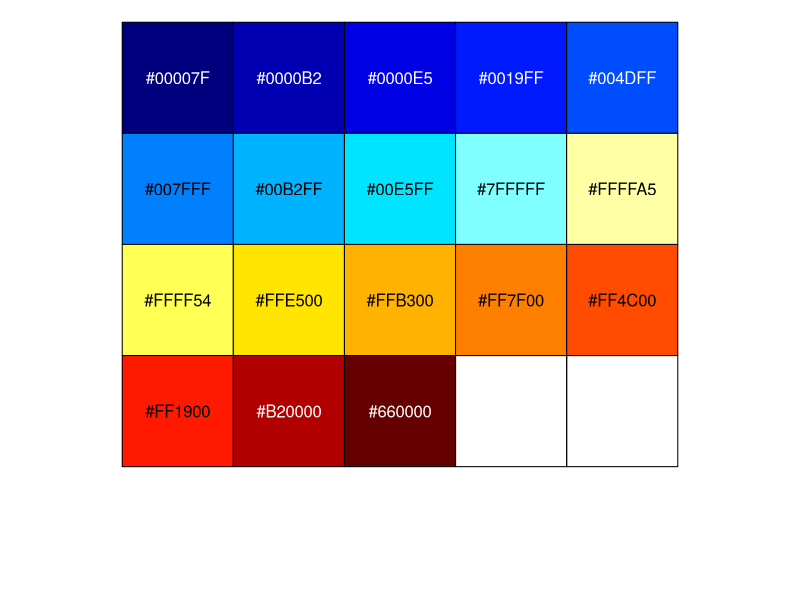

Reproduce this figure in R. (Note: this script raises an error after producing the figure.)
library(ggeffects)
library(ggrepel)
library(ggpubr)
library(dplyr)
set.seed(1703)

no_green = c("#00007F", 
             "#0000B2", "#0000E5", "#0019FF", "#004DFF", "#007FFF", "#00B2FF", 
             "#00E5FF", "#7FFFFF", "#FFFFA5", "#FFFF54", 
             "#FFE500", "#FFB300", "#FF7F00", "#FF4C00", "#FF1900", 
             "#B20000", "#660000")


scales::show_col(no_green)
# reorder based on generation length
boo <- unique(gen_count[,c("sp","GenerationLength_d","BS")])
#boo <- boo[order(boo$GenerationLength_d),]
#gen_count$sp <- factor(gen_count$sp, levels = boo$sp)

no_green <- setNames(no_green, levels(gen_count$sp))
theme_set(theme_classic())
# source("03_ModelGenDen)

# Cluster data set
pred <- ggpredict(Ho.lmer.out, type="fixed", terms="DP_log[all]")
df_gen <- df_Ho[which(!df_Ho$ho_out & !df_Ho$dp_out),]
df_gen <- df_Ho
df_mean <-  df_gen %>% group_by(sp) %>% 
  dplyr::summarise(y = median(ho), x = log10(median(DP_mean)))

miny <- -0.8
maxy <- 2

df_gen$outliers <- df_gen$dp_out | df_gen$ho_out

Ho.cl <- ggplot() +
  geom_point(data=df_gen, aes(x= DP_log, y=ho, size=log10(sample.size), shape=outliers), 
             col="grey", show.legend = F) + #all data
  geom_point(data=df_mean, aes(x= x, y=y, fill=sp), size=6, pch=22) + #median/sp 
  scale_fill_manual(values = no_green ) +
  scale_shape_manual(values=c(1,8)) + 
  geom_line(data = pred, aes(x = x, y = predicted), col="black", size=1) +
  scale_y_continuous(limits=c(0,1)) + scale_x_continuous(limits=c(miny, maxy)) + 
  theme(legend.position = "none") +  
  labs(x = "", y = "Observed heterozygosity", title = "A)") 
  
# extreme values = low GD and DP
ext <- df_gen[df_gen$DP_log %in% head(sort(df_gen$DP_log),5),]
ext <- ext[!ext$outliers,]

ext$label_1 <- c("c", "d", "b", "e", "a")

Ho.cl <- Ho.cl + geom_point(data=ext, aes(x=DP_log, y=ho, col=sp), size=4) + scale_color_manual(values=no_green) + 
   geom_text_repel(data = ext, aes(x = DP_log, y = ho, label=label_1), 
                   size=3.5, direction="both", nudge_x=-0.1, nudge_y=0, 
                   hjust=0, parse=F, box.padding = 0, max.overlaps = Inf, min.segment.length=0)
Ho.cl

# 
# 
# add coeff
mod <- Ho.lmer.out
b <- round(unique(coef(mod)$sp$DP_log),2)
ci <- confint(mod, method="boot", n=1000)
ci <- as.data.frame(ci)[4,]
pv <- anova(mod)
pv <- paste(round(pv[6], 3))

cof <- paste0("==",b, "~(",round(ci[1], 2), "-",round(ci[2], 2),")")
Ho.cl.p <- Ho.cl + 
  geom_text(aes(x =1.25, y = 1), 
            label = paste(expression(beta[PD]), as.character(cof), "\n~ test"), 
            parse = TRUE,
            col="black",
            size=4) +
  
  geom_text(aes(x =1.25, y = 0.95), 
            label=paste0("p-value = ",pv),
            parse = F,
            col="black",
            size=4)

## He

pred <- ggpredict(He.lmer.out, type="fixed", terms="DP_log[all]")
df_gen <- df_He[!df_He$he_out & !df_He$dp_out,]
df_gen <- df_He

df_mean <-  df_gen %>% group_by(sp) %>% 
  dplyr::summarise(y = median(he), x = log10(median(DP_mean)))

df_gen$outliers <- df_gen$dp_out | df_gen$he_out

He.cl <- ggplot() +
  geom_point(data=df_gen, aes(x= DP_log, y=he, size=log10(sample.size), shape=outliers), 
             col="grey", show.legend = F) + #all data
  geom_point(data=df_mean, aes(x= x, y=y, fill=sp), size=6, pch=22) + #median/sp 
  scale_fill_manual(values = no_green ) +
  scale_shape_manual(values=c(1,8)) + 
  geom_line(data = pred, aes(x = x, y = predicted), col="black", size=1) +
  scale_y_continuous(limits=c(0,1)) + scale_x_continuous(limits=c(miny, maxy)) + 
  theme(legend.position = "none") +  labs(x = "", y = "Expected heterozygosity", title = "B)") 

# extreme values = low GD and DP
ext <- df_gen[df_gen$DP_log %in% head(sort(df_gen$DP_log),5),]
ext <- ext[!ext$outliers,]
ext$population.gen[grep("Rio", ext$population.gen)] <- "South Brazil"
ext$label_1 <- c("c", "d", "b", "e", "a")

He.cl <- He.cl + geom_point(data=ext, aes(x=DP_log, y=he, col=sp),size=4) + scale_color_manual(values=no_green) + 
   geom_text_repel(data = ext, aes(x = DP_log, y = he, label=label_1), 
                   size=3.5, direction="both", nudge_x=-0.1, nudge_y=0, 
                   hjust=0, parse=F, box.padding = 0, max.overlaps = Inf, min.segment.length=0)


# add coeff
mod <- He.lmer.out
b <- round(unique(coef(mod)$sp$DP_log),2)
ci <- confint(mod, method="boot", n=1000)
ci <- as.data.frame(ci)[4,]
pv <- anova(mod)
pv <- if(paste(round(pv[6], 1)) == "0") paste("< 0.01") else paste("=",round(pv[6], 1))

cof <- paste0("==",b, "~(",round(ci[1], 2), "-",round(ci[2], 2),")")
He.cl.p <- He.cl + 
  geom_text(aes(x =1.25, y = 1), 
            label = paste(expression(beta[PD]), as.character(cof), "\n~ test"), 
            parse = TRUE,
            col="black",
            size=4) +
  
  geom_text(aes(x =1.25, y = 0.95), 
            label=paste0("p-value ",pv),
            parse = F,
            col="black",
            size=4)

He.cl
## AR
pred <- ggpredict(mna.lmer.out, type="fixed", terms="DP_log[all]")
df_gen <- df_mna[!df_mna$ar_out & !df_mna$dp_out,]



df_gen <- df_mna

df_gen$outliers <- df_gen$dp_out | df_gen$ar_out

df_mean <-  df_gen %>% group_by(sp) %>% 
  dplyr::summarise(y = log10(median(n.allele)), x = log10(median(DP_mean)))

mna.cl <- ggplot() +
  geom_point(data=df_gen, aes(x= DP_log, y=n.allele_log, size=log10(sample.size), shape=outliers), col="grey", show.legend = F) + #all data
  geom_point(data=df_mean, aes(x= x, y=y, fill=sp), size=6, pch=22) + #median/sp 
  scale_fill_manual(values = no_green ) +
  scale_shape_manual(values=c(1,8)) + 
  geom_line(data = pred, aes(x = x, y = predicted), col="black", size=1) +
  scale_y_continuous(limits=c(0,1.3)) + scale_x_continuous(limits=c(miny, maxy)) + 
  theme(legend.position = "none") +  labs(x=expression(log[10]~Population~density~(ind/100~km^2)), y = expression(log[10]~Allelic~richness), title = "C)") 

# extreme values = low GD and DP
ext <- df_gen[df_gen$DP_log %in% head(sort(df_gen$DP_log),5),]
ext <- ext[!ext$outliers,]
ext$population.gen[grep("Rio", ext$population.gen)] <- "South Brazil"
ext$label_1 <- c("c", "d", "e", "a")

mna.cl <- mna.cl + geom_point(data=ext, aes(x=DP_log, y=n.allele_log, col=sp),size=4) + scale_color_manual(values=no_green) + 
   geom_text_repel(data = ext, aes(x = DP_log, y = n.allele_log, label=label_1), 
                   size=3.5, direction="both", nudge_x=-0.2, nudge_y=0.01, 
                   hjust=0, parse=F, box.padding = 0, max.overlaps = Inf, min.segment.length=0)
mna.cl
# 

# add coeff
mod <- mna.lmer.out
b <- round(unique(coef(mod)$sp$DP_log),2)
ci <- confint(mod, method="boot", n=1000)
ci <- as.data.frame(ci)[4,]
pv <- anova(mod)
pv <- paste(round(pv[6], 3))

cof <- paste0("==",b, "~(",round(ci[1], 2), "-",round(ci[2], 2),")")

mna.cl.p <- mna.cl + 
  geom_text(aes(x =1.25, y = 1.3), 
            label = paste(expression(beta[PD]), as.character(cof), "\n~ test"), 
            parse = TRUE,
            col="black",
            size=4) +
  
  geom_text(aes(x =1.25, y = 1.2), 
            label=paste0("p-value = ",pv),
            parse = F,
            col="black",
            size=4)


###
library(gridExtra)
library(grid)
get_legend<-function(a.gplot){
  tmp <- ggplot_gtable(ggplot_build(a.gplot))
  leg <- which(sapply(tmp$grobs, function(x) x$name) == "guide-box")
  legend <- tmp$grobs[[leg]]
  return(legend)}

############"
#' Country dataset

# Ho
df_gen <- df_Ho.c[!df_Ho.c$ho_out & !df_Ho.c$dp_out,]
df_gen <- df_Ho.c
df_gen$outliers <- df_gen$dp_out | df_gen$ho_out

df_mean <- df_gen %>% group_by(sp) %>% dplyr::summarise(y = median(ho), x = log10(median(DP)))

df_gen$labels <- gsub("_","\n", df_gen$SxC)

df_gen$spp <- paste0(substr(df_gen$sp, 1, 1),".", gsub("^.* ", "", df_gen$sp))

pred <- ggpredict(Ho.c.lmer.out, type="fixed", terms="DP_log[all]")

Ho.ct <- ggplot() +
  geom_point(data=df_gen, aes(x= DP_log, y=ho, size=log10(sample.size), shape=outliers), col="grey", show.legend = F) + #all data
  geom_point(data=df_mean, aes(x= x, y=y, fill=sp), size=6, pch=22) + #median/sp 
  scale_fill_manual(values = no_green ) +
  scale_shape_manual(values=c(1,8)) + 
  geom_line(data = pred, aes(x = x, y = predicted), col="black", size=1) +
  scale_y_continuous(limits=c(0,1)) + scale_x_continuous(limits=c(miny, maxy)) + 
  theme(legend.position = "none") +  labs(x = "", y = "Observed heterozygosity", title = "D)") 


# add coeff
mod <- Ho.c.lmer.out
b <- round(unique(coef(mod)$sp$DP_log),2)
ci <- confint(mod, method="boot", n=1000)
ci <- as.data.frame(ci)[4,]
pv <- anova(mod)
pv <- paste(round(pv[6], 4))

cof <- paste0("==",b, "~(",round(ci[1], 2), "-",round(ci[2], 2),")")
Ho.ct.p <- Ho.ct + 
  geom_text(aes(x =1.25, y = 1), 
            label = paste(expression(beta[PD]), as.character(cof), "\n~ test"), 
            parse = TRUE,
            col="black",
            size=4) +
  
  geom_text(aes(x =1.25, y = 0.95), 
            label=paste0("p-value = ", pv),
            parse = F,
            col="black",
            size=4)

##He
df.gen <- df_He.c[!df_He.c$he_out & !df_He.c$dp_out,]

df_gen <- df_He.c
df_mean <- df_gen %>% group_by(sp) %>% dplyr::summarise(y = median(he, na.rm = T), x = log10(median(DP)))
mod <- He.c.lmer.out

df_gen$outliers <- df_gen$dp_out | df_gen$he_out

df_gen$labels <- gsub("_","\n", df_gen$SxC)

df_gen$spp <- paste0(substr(df_gen$sp, 1, 1),".", gsub("^.* ", "", df_gen$sp))

pred <- ggpredict(He.c.lmer.out, type="fixed", terms="DP_log[all]")

He.ct <- ggplot() +
  geom_point(data=df_gen, aes(x= DP_log, y=he, size=log10(sample.size), shape=outliers), col="grey", show.legend = F) + #all data
  geom_point(data=df_mean, aes(x= x, y=y, fill=sp), size=6, pch=22) + #median/sp 
  scale_fill_manual(values = no_green, name="species") +
  scale_shape_manual(values=c(1,8)) + 
  guides (fill= guide_legend (nrow=3, byrow= TRUE )) +
  geom_line(data = pred, aes(x = x, y = predicted), col="black", size=1) +
  scale_y_continuous(limits=c(0,1)) + scale_x_continuous(limits=c(miny, maxy)) + 
  theme(legend.position="bottom", legend.text=element_text(face="italic", size=11)) +  labs(x = "", y = "Expected heterozygosity", title = "E)") 
# add coeff

b <- round(unique(coef(mod)$sp$DP_log),2)
ci <- confint(mod, method="boot", n=1000)
ci <- as.data.frame(ci)[4,]
pv <- anova(mod)
pv <- paste(round(pv[6], 4))

cof <- paste0("==",b, "~(",round(ci[1], 2), "-",round(ci[2], 2),")")
He.ct.p <- He.ct + 
  geom_text(aes(x =1.25, y = 1), 
            label = paste(expression(beta[PD]), as.character(cof), "\n~ test"), 
            parse = TRUE,
            col="black",
            size=4) +
  
  geom_text(aes(x =1.25, y = 0.95), 
            label=paste0("p-value = ",pv),
            parse = F,
            col="black",
            size=4)



#AR
df_gen <- df_mna.c[!df_mna.c$ar_out & !df_mna.c$dp_out,]

df_gen <- df_mna.c
df_mean <- df_gen %>% group_by(sp) %>% dplyr::summarise(y = log10(median(n.allele, na.rm=T)), x = log10(median(DP)))
mod <- mna.c.lmer.out
df_gen$outliers <- df_gen$dp_out | df_gen$ar_out

df_gen$labels <- gsub("_","\n", df_gen$SxC)

df_gen$spp <- paste0(substr(df_gen$sp, 1, 1),".", gsub("^.* ", "", df_gen$sp))

pred <- ggpredict(mna.c.lmer.out, type="fixed", terms="DP_log[all]")

mna.ct <- ggplot() +
  geom_point(data=df_gen, aes(x= DP_log, y=n.allele_log, size=log10(sample.size), shape=outliers), col="grey", 
             show.legend = F) + #all data
  geom_point(data=df_mean, aes(x= x, y=y, fill=sp), size=6, pch=22) + #median/sp 
  scale_fill_manual(values = no_green ) +
  scale_shape_manual(values=c(1,8)) + 
  geom_line(data = pred, aes(x = x, y = predicted), col="black", size=1) +
  scale_y_continuous(limits=c(0,1.3)) + scale_x_continuous(limits=c(miny, maxy)) + 
  theme(legend.position="none") + 
  labs(x = expression(log[10]~Population~density~(ind/100~km^2)), y = expression(log[10]~Allelic~richness), title = "F)")


# add coeff

b <- round(unique(coef(mod)$sp$DP_log),2)
ci <- confint(mod, method="boot", n=1000)
ci <- as.data.frame(ci)[4,]
pv <- anova(mod)
pv <- paste(round(pv[6], 4))

cof <- paste0("==",b, "~(",round(ci[1], 2), "-",round(ci[2], 2),")")
mna.ct.p <- mna.ct + 
  geom_text(aes(x =1.25, y = 1.3), 
            label = paste(expression(beta[PD]), as.character(cof), "\n~ test"), 
            parse = TRUE,
            col="black",
            size=4) +
  
  geom_text(aes(x =1.25, y = 1.2), 
            label=paste0("p-value = ", pv),
            parse = F,
            col="black",
            size=4)


#
leg2 <- get_legend(He.ct.p)
tit <- 
pred2 <- grid.arrange(arrangeGrob(Ho.cl.p + theme(plot.title = element_text(size=15, face="bold"), 
                                                  axis.title = element_text(size=15), axis.text = element_text(size=10)), 
                                  Ho.ct.p + theme(plot.title = element_text(size=15, face="bold"), 
                                                  axis.title = element_text(size=15), axis.text = element_text(size=10)), 
                                  He.cl.p + theme(plot.title = element_text(size=15, face="bold"),
                                                  axis.title = element_text(size=15), axis.text = element_text(size=10)), 
                                  He.ct.p+ theme(legend.position="hide", plot.title = element_text(size=15, face="bold"),
                                                 axis.title = element_text(size=15), axis.text = element_text(size=10)) ,
                                  mna.cl.p + theme(plot.title = element_text(size=15, face="bold"),
                                                   axis.title = element_text(size=15), axis.text = element_text(size=10)), 
                                  mna.ct.p + theme(plot.title = element_text(size=15, face="bold"), 
                                                   axis.title = element_text(size=15), axis.text = element_text(size=10)), nrow=3, ncol=2, top="top"), 
                                            heights=c(15))


ggsave("Figures/fig2_GDandPD.png", plot=pred2, width=13.5, height=17)



grid.arrange(arrangeGrob(Ho.cl.p + theme(plot.title = element_text(size=15, face="bold")), 
                         He.cl.p + theme(plot.title = element_text(size=15, face="bold")), 
                         mna.cl.p + theme(plot.title = element_text(size=15, face="bold")), 
                         nrow=3, ncol=1, top="Cluster data set"), 
             arrangeGrob(
                         Ho.ct.p + theme(plot.title = element_text(size=15, face="bold")), 
                        
                         He.ct.p+ theme(legend.position="hide", 
                                        plot.title = element_text(size=15, face="bold")) ,
                        
                         mna.ct.p + theme(plot.title = element_text(size=15, face="bold")), 
                         nrow=3, ncol=1, top="Country data set"),
             heights=c(15))
